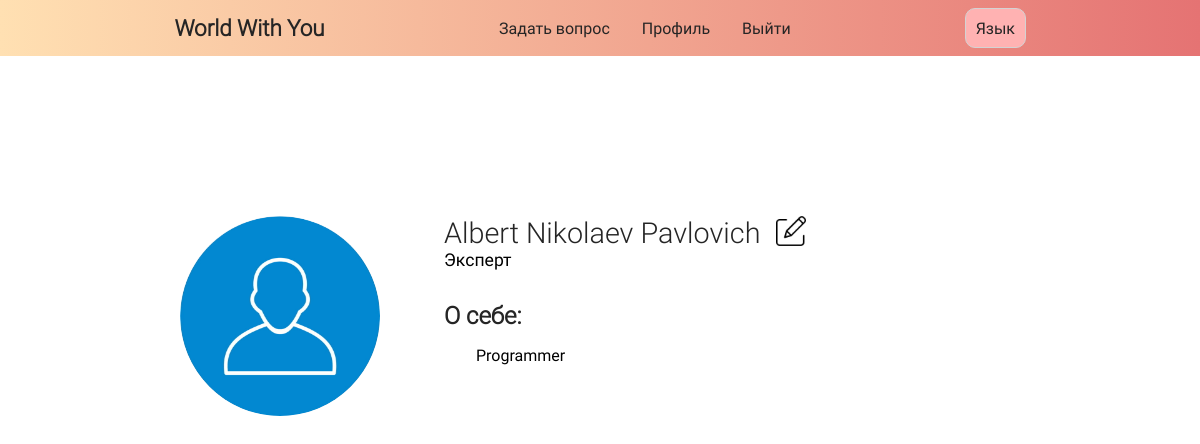
Page /homeforum/RU/profile/albert-nikolaev-2018@mail.ru (signed in) on the committed database.
### data/users.py (models this page shows, shortened)
class User(SqlAlchemyBase, UserMixin):
    __tablename__ = 'users'
    id = sqlalchemy.Column(sqlalchemy.Integer, primary_key=True, autoincrement=True)
    name = sqlalchemy.Column(sqlalchemy.String, nullable=True)
    surname = sqlalchemy.Column(sqlalchemy.String, nullable=True)
    patronymic = sqlalchemy.Column(sqlalchemy.String, nullable=True)
    ava_photo = sqlalchemy.Column(sqlalchemy.LargeBinary, nullable=True)
    email = sqlalchemy.Column(sqlalchemy.String, index=True, unique=True, nullable=True)
    password = sqlalchemy.Column(sqlalchemy.String, nullable=True)
    role = sqlalchemy.Column(sqlalchemy.String, default='Пользователь', nullable=True) # администратор, родитель-эксперт, эксперт
    about = sqlalchemy.Column(sqlalchemy.String, nullable=True)

### views.py (the view)
@login_required
def profil(username, lang=global_lang_of_site):
    global_lang_of_site = lang
    user = db_session.create_session().query(User).filter(User.email == username).first()
    return render_template('user_page.html', person=user, flag=FLAG,
                           list_lang_site=list_lang_site, lang_now=lang)

### data/db_session.py (called while the page is built)
def create_session() -> Session:
    global __factory
    return __factory()

### main.py (called while the page is built)
@login_manager.user_loader
def load_user(user_id):
    db_sess = db_session.create_session()
    return db_sess.query(User).get(user_id)

### templates/user_page.html
{% extends 'base.html' %}
{% block links %}
<link rel="stylesheet" href="{{ url_for('static', filename='css/index.css') }}">
<link rel="stylesheet" href="{{ url_for('static', filename='profil.css') }}">
{% endblock %}
{% block content %}
<div class="main__user">
	<div class="main__user__img">
		<img src="{{url_for('static', filename='imgs/ava.jpg')}}" alt="">
	</div>
	<div class="main__user__information">
		<div class="main__user__information__fio">
			<div class="main__user__fio">
				<h2 class="user__fio">{{person.name}} {{person.surname}} {{person.patronymic}}</h2>
				<a class="user__edit"><img src="{{url_for('static', filename='imgs/edit.png')}}" alt=""></a>
			</div>
			<p class="user__role">{{list_lang_site[lang_now][list_lang_site['RU'].index(person.role)]}}</p>
		</div>
		{% if person.about %}
		<div class="main__user__information__about">
			<h2>{{list_lang_site[lang_now][21]}}:</h2>
			<p>{{person.about}}</p>
		</div>
		{% endif %}
	</div>
</div>
{% endblock %}

### templates/base.html
{% include '_nav.html' %}
<!doctype html>
  <html lang="ru">
  <head>
    {% block links %}
    {% endblock %}
  </head>
  <body>
    <main>
      {% block content %}{% endblock %}
    </main>
  </body>
  </html>

### templates/_nav.html (shortened to what this page needs)
<!DOCTYPE html>
<html lang="ru">
<head>
</head>
<body>
  <header>
    <a href="{{ url_for('home', lang=lang_now) }}" class="header__title"> <h1>World With You</h1> </a>
    <nav class="header__nav">
      <ul class="header__nav__ul">
        {% if not current_user.is_authenticated %}
        <li><a class="nav__link" href="{{ url_for('login', lang=lang_now) }}">{{ list_lang_site[lang_now][3] }}</a></li>
        <li><a class="nav__link" href="{{ url_for('register', lang=lang_now) }}">{{ list_lang_site[lang_now][4] }}</a></li>
        {% else %}
        <li><a class="nav__link" href="{{ url_for('addquestion', lang=lang_now) }}">{{ list_lang_site[lang_now][0] }}</a></li>
        <li><a class="nav__link" href="{{ url_for('profil', username=current_user.email, lang=lang_now) }}">{{ list_lang_site[lang_now][1] }}</a></li>
        <li><a class="nav__link" href="/homeforum/signout">{{ list_lang_site[lang_now][2] }}</a></li>
        {% endif %}
      </ul>
    </nav>
    {% if current_user.is_authenticated %}
    {% if flag %}
    <form class="search__form" action="" method="post">
      {{ form_search.hidden_tag() }}
      {{ form_search.search(class="search__form__input", type="text", placeholder=list_lang_site[lang_now][13]) }}
      {{ form_search.submit(class="search__form__submit", type="submit", value=list_lang_site[lang_now][14]) }}
    </form>
    {% else %}
    <div class="change__lang">
      <button class="btn__change">{{ list_lang_site[lang_now][25] }}</button>
    </div>
    {% endif %}
    {% endif %}
  </header>
</body>
</html>

### static/css/index.css (style rules this page uses)
:root { --text: rgb(37, 37, 37); }
* { box-sizing: border-box; padding: 0; margin: 0; font-family: 'Roboto-Regular'; }
h1, h2, h3, h4 { color: var(--text); font-family: 'Roboto-Light'; }
a { text-decoration: none; color: var(--text); }
body { min-height: 100vh; width: 100%; display: flex; flex-direction: column; align-items: center; }
header { width: 100%; height: 7vh; background: linear-gradient(269.89deg, #E57373 0%, #FFE0B2 99.99%, rgba(196, 196, 196, 0) 100%); display: flex; align-items: center; justify-content: space-evenly; }
.nav__link { transition: all 0.15s ease; user-select: none; border-bottom: 1px solid transparent; }
.header__title { font-size: 0.7em; font-weight: bold; }
.header__nav__ul { display: flex; list-style: none; gap: 2em; }
main { width: 100%; min-height: 93vh; padding: 10vh 15vw; display: flex; flex-direction: column; }
.btn__change { padding: 0.6em; border-radius: 10px; border: 1px solid lightgrey; cursor: pointer; color: var(--text); font-size: 1em; outline: none; background-color: #ffb2b2; transition: all 0.15s ease; }

### static/profil.css (style rules this page uses)
body { display: flex; flex-direction: column; }
main { width: 100%; padding: 2em 0; display: flex; flex-direction: column; margin-top: 6vh; }
.main__user { display: flex; gap: 4em; padding: 10vh 15vw; }
.main__user__img img { width: 200px; height: 200px; border-radius: 50%; }
.main__user__information { display: flex; flex-direction: column; gap: 2em; }
.user__fio { font-weight: 500; font-size: 1.8em; }
.main__user__information__fio { display: flex; flex-direction: column; }
.main__user__fio { display: flex; }
.user__edit { cursor: pointer; margin-left: 1em; }
.user__edit img { width: 30px; }
.user__role { font-size: 1.1em; }
.main__user__information__about p { margin-left: 2em; margin-top: 1em; }

### rows in the picture
User: name "Albert", surname "Nikolaev", patronymic "Pavlovich", role "Эксперт", about "Programmer"

### other values in the picture
{{ list_lang_site[lang_now][0] }} "Задать вопрос"
{{ list_lang_site[lang_now][1] }} "Профиль"
{{ list_lang_site[lang_now][2] }} "Выйти"
{{ list_lang_site[lang_now][25] }} "Язык"
{{ list_lang_site[lang_now][21] }} "О себе"
